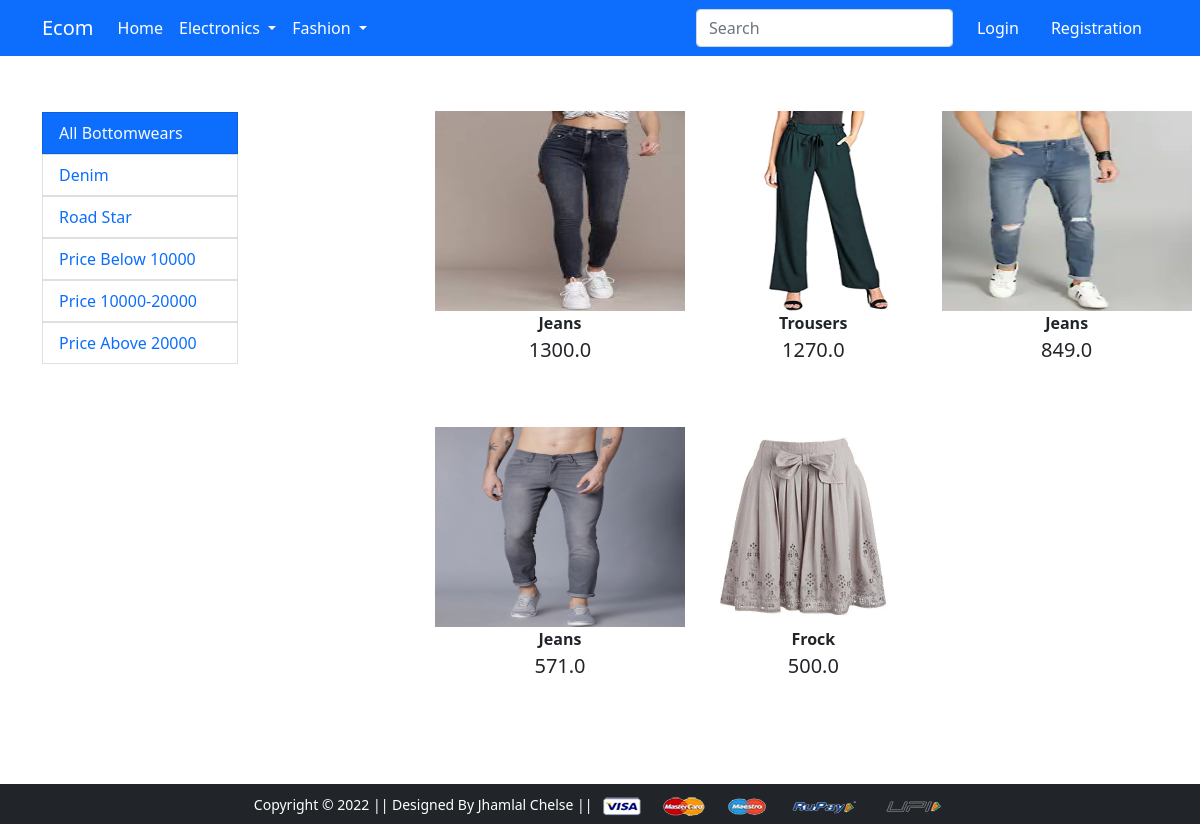
The app's page /bottomwear/ with its own data.
### app/models.py (models this page shows, shortened)
class ProductDetail(models.Model):
    title=models.CharField(max_length=120)
    selling_price=models.FloatField()
    discount_price=models.FloatField()
    descripttion=models.TextField()
    brand=models.CharField(max_length=120)
    category=models.CharField(choices=CATEGORY_CHOICE, max_length=2)
    product_image=models.FileField(upload_to='productimgs',null=True)

### app/views.py (the view)
# urls.py: path('bottomwear/', views.bottomwear, name='bottomwear'),
def bottomwear(request, data = None):
    if data == None:
        bottomwear = ProductDetail.objects.filter(category='BW')
    elif data=='denim':
        bottomwear= ProductDetail.objects.filter(category='BW').filter(brand=data)
    elif data=='roadstar':
        bottomwear= ProductDetail.objects.filter(category='BW').filter(brand=data)
    elif data=='Below':
        bottomwear = ProductDetail.objects.filter(category='BW').filter(discount_price__lt=1000)
    elif data=='Range':
        bottomwear = ProductDetail.objects.filter(category='BW').filter(discount_price__gte=1000, discount_price__lte=2000)
    elif data=='Above':
        bottomwear = ProductDetail.objects.filter(category='BW').filter(discount_price__gt=2000)
    datavalue=data
    return render(request, 'app/bottomwear.html', {'bottomwears':bottomwear,'datavalue':datavalue})

### app/templates/app/bottomwear.html (shortened to what this page needs)
{% extends 'app/base.html' %}
{% load static %}
{% block main-content %}
<link rel="stylesheet" href="{% static 'app/css/abcd.css' %}">
<div class="container my-5">
 <div class="row">
  <div class="col-sm-3">
   <ul class="list-group w-75 mt-2">
    <a class="text-decoration-none" href="/bottomwear"><li class="list-group-item abc {% if  datavalue == Null%}bg-primary text-light{% endif %}">All Bottomwears</li></a>
    <a class="text-decoration-none" href="denim"><li class="list-group-item abc {% if  datavalue == 'denim'%}bg-primary text-light{% endif %}">Denim</li></a>
    <a class="text-decoration-none" href="roadstar"><li class="list-group-item abc {% if  datavalue == 'roadstar'%}bg-primary text-light{% endif %}">Road Star</li></a>
    <a class="text-decoration-none" href="Below"><li class="list-group-item abc {% if  datavalue == 'Below'%} bg-primary text-light{% endif %}">Price Below 10000</li></a>
    <a class="text-decoration-none" href="Range"><li class="list-group-item abc {% if  datavalue == 'Range'%} bg-primary text-light{% endif %}">Price 10000-20000</li></a>
    <a class="text-decoration-none" href="Above"><li class="list-group-item abc {% if  datavalue == 'Above'%} bg-primary text-light{% endif %}">Price Above 20000</li></a>
  </ul>
  </div>
  <div class="col-sm-8 offset-sm-1">
      <div class="row">
          {% for b in bottomwears %}
          <div class="col-sm-4 text-center mb-5">
            <a href="{% url 'product-detail'  b.id%}" class="btn">
                <div class="item">
                  <img src="{{b.product_image.url}}" alt="" height="200px" width="250px">
                  <span class="fw-bold">{{b.title}}</span><br><span class="fs-5">{{b.discount_price}}</span>
                </div>
            </a>
          </div>
          {% endfor %}
      </div>
  </div>
 </div>
</div>
{% endblock main-content %}

### app/static/app/css/abcd.css (style rules this page uses)
.abc { cursor: pointer; }

### records on screen
ProductDetail: product_image (picture), title "Jeans", discount_price "1300.0"
ProductDetail: product_image (picture), title "Trousers", discount_price "1270.0"
ProductDetail: product_image (picture), title "Jeans", discount_price "849.0"
ProductDetail: product_image (picture), title "Jeans", discount_price "571.0"
ProductDetail: product_image (picture), title "Frock", discount_price "500.0"
